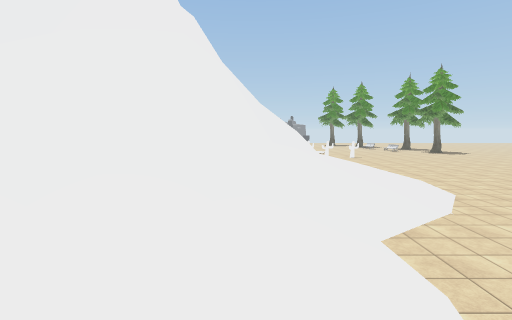
[1] (above)

24 first-person views from a walk through a scene from a Unity 3-D project. The camera is 1.2 m above the floor, tilts 6° down and sees 85° across. The floor is counted in squares, 2 m on a side. Each view is taken from the middle of a square. On the plan, view 1 faces up. The plan holds only what a view shows up to about 9 squares ahead; the rest is blank. The place goes on beyond the plan. The player character is not drawn. Some surface patterns are stand-ins.

[2]
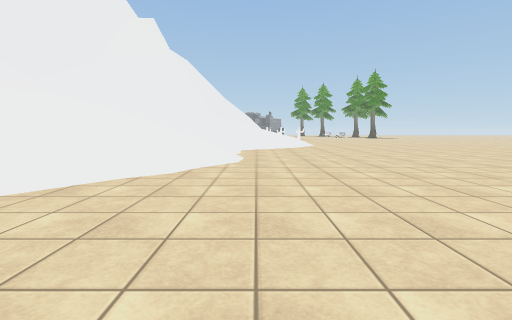

[3]
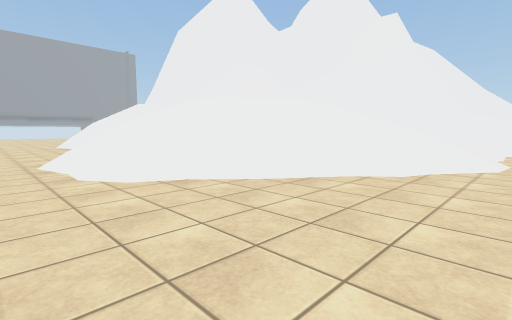

[4]
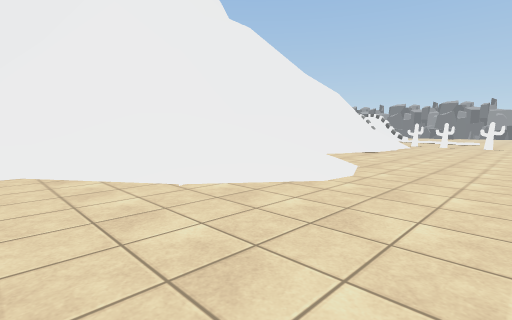

[5]
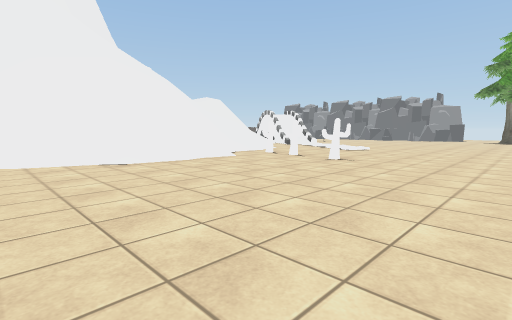

[6]
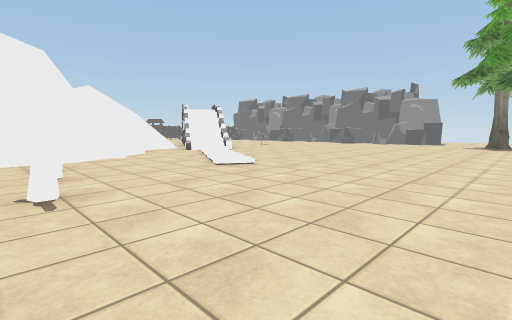

[7]
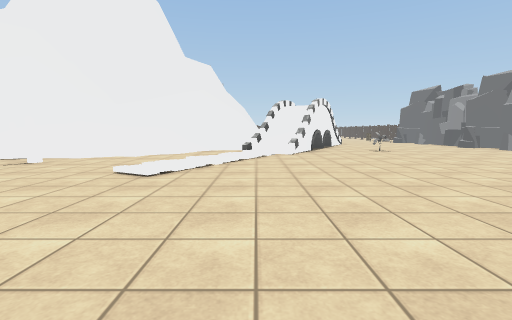

[8]
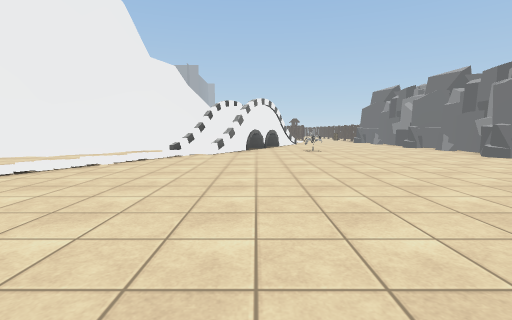

[9]
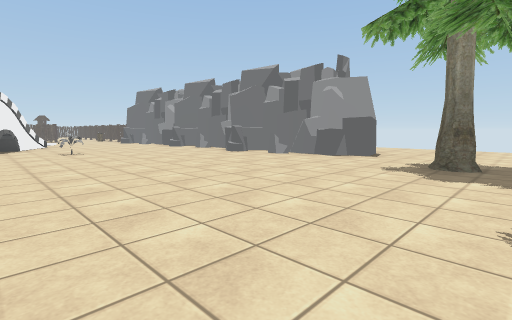

[10]
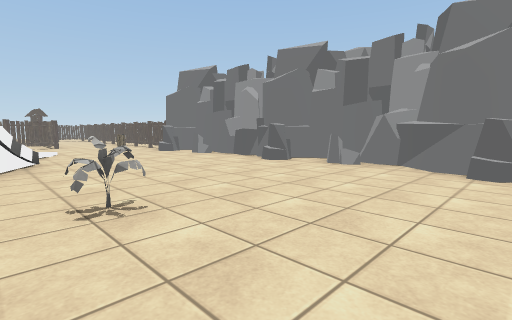

[11]
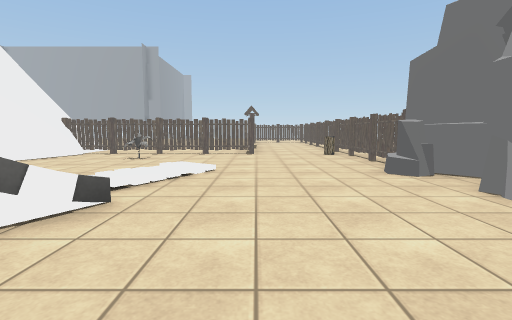

[12]
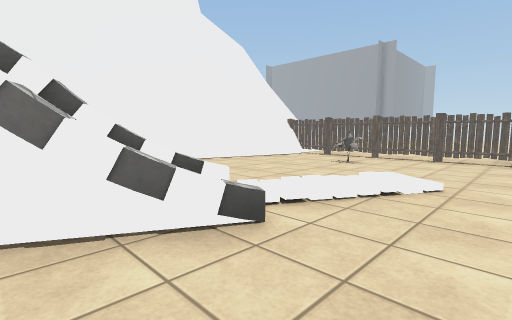

[13]
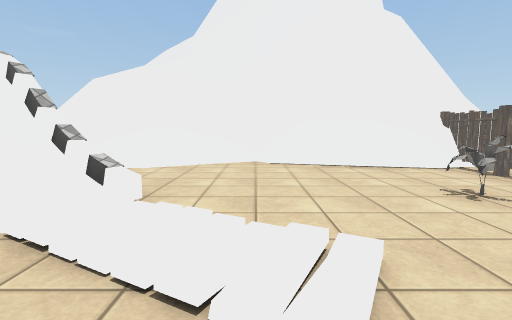

[14]
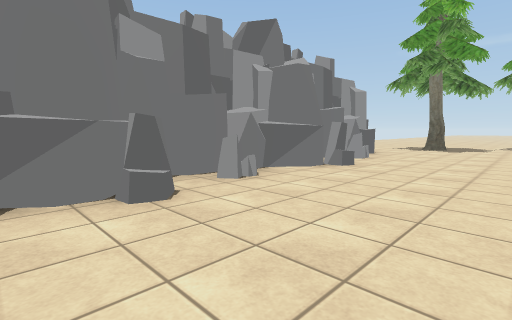

[15]
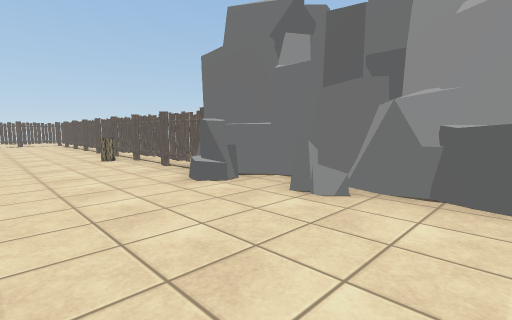

[16]
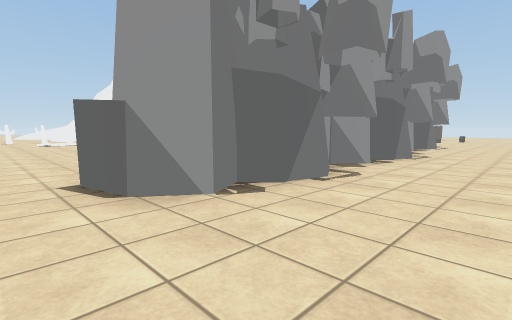

[17]
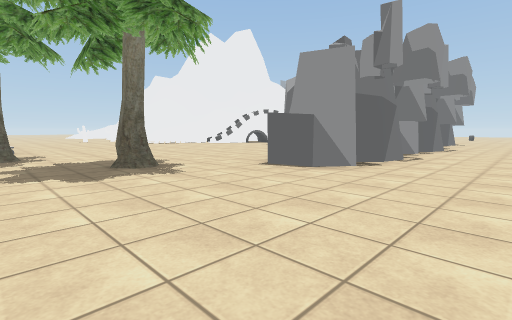

[18]
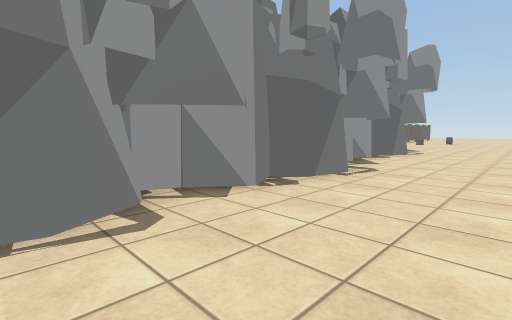

[19]
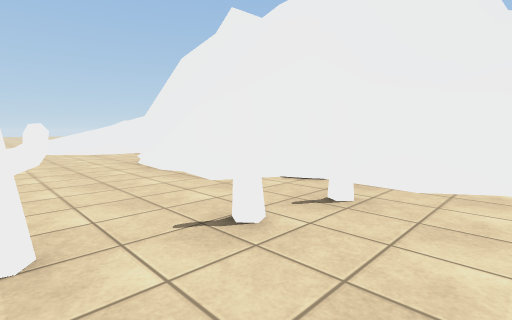

[20]
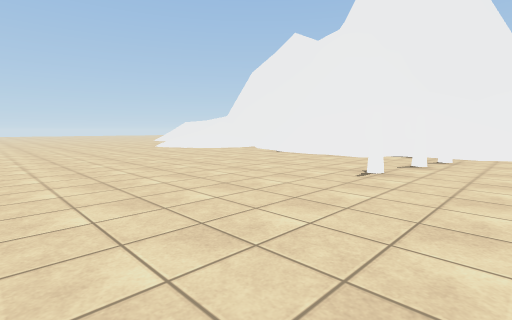

[21]
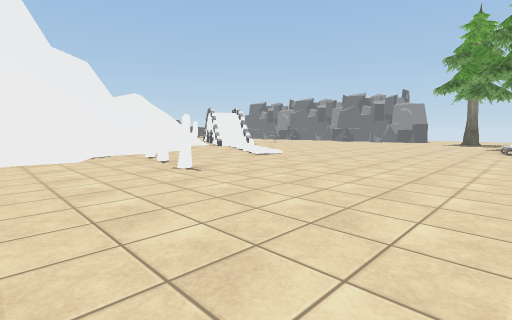

[22]
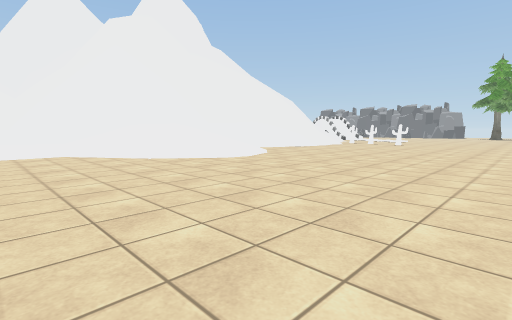

[23]
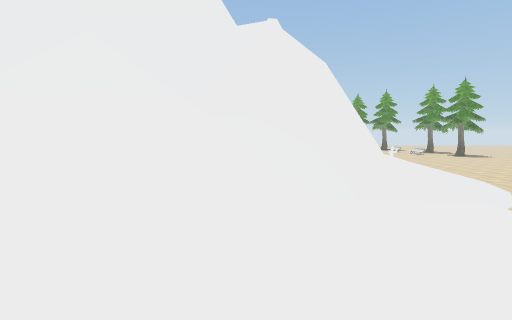

[24]
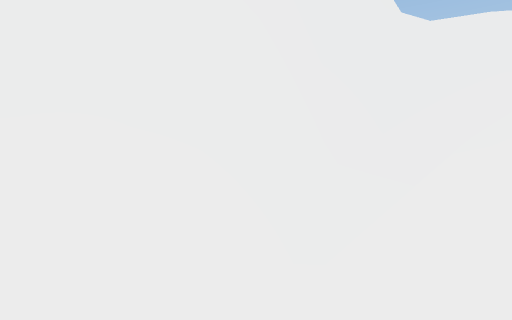

### Floor plan
Key: @ floor where view 1 was taken; # wall or solid block; x gap in a wall; . floor; / step, stairs or slope; = window, fence, low wall or low ledge; ^ raised ledge; v drop or lower ground; T tree; R rock; P plant; H thing the floor can be seen under or through; O other object.
Columns run from 13 left of view 1 to 9 right of it. Each row starts with its distance up from view 1.
 31       .................
 30       .................
 29       .....RRRR.R......
 28       R#RRRRRRRRR#R....
 27   ....R#RRRRRRRROR.....
 26 ####Ox#RRR..........T..
 25 .......................
 24    x#.................T
 23   ..x..//....P........
 22   ..H...//#...........
 21   ..HP...#####........O
 20   ..#......  #/........
 19    ####//==//#//......
 18    ###///////..///.....
 17   =^ v==///////../.....
 16      ///// ////........
 15      //= = /////OO.....
 14       ^^#   //=#..O....
 13        ^^   =/##/......
 12           vv/////......
 11           v//=/=/......
 10            /====.......
  9            v==//.......
  8       #==//v=#=//......
  7      #vvvvvv=#////.....
  6      #^==^ v ^////.....
  5      #^vv^^^^#///......
  4      #=/ /#==///.......
  3    ^##v= /=#///........
  2   ^^##v ///////........
  1   #////////////.......
  0    ///  #////@/......
 -1     /    //////.....
 -2           ////.....
 -3      ..   ///.....
 -4      ....///.....
 -5      ...........

Where each view was taken, in squares from view 1:
view 1: 0 up, 0 right, facing up
view 2: 5 down, 2 right, facing up
view 3: 5 down, 2 right, facing up-left
view 4: 3 up, 6 right, facing up-left
view 5: 9 up, 8 right, facing up-left
view 6: 14 up, 8 right, facing up-left
view 7: 19 up, 8 right, facing left
view 8: 21 up, 8 right, facing left
view 9: 21 up, 8 right, facing up-left
view 10: 22 up, 2 right, facing up-left
view 11: 24 up, 2 left, facing left
view 12: 24 up, 3 left, facing down-left
view 13: 24 up, 6 left, facing down
view 14: 24 up, 3 left, facing up-right
view 15: 24 up, 3 left, facing up-left
view 16: 31 up, 6 right, facing down-left
view 17: 31 up, 9 right, facing down-left
view 18: 31 up, 3 right, facing down-left
view 19: 16 up, 5 right, facing down-left
view 20: 16 up, 9 right, facing down-left
view 21: 12 up, 9 right, facing up-left
view 22: 2 up, 9 right, facing up-left
view 23: 2 down, 3 left, facing up
view 24: 1 down, 9 left, facing up
